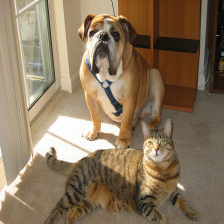
#> input picture python/Jupyter/keras/Activation_Map/test/test.jpg, 224 x 224 px, given in place of test.jpgShark2.jpg, which was not available
$ python -i Scale_Invariant_Feature_Transform.py   (imports and definitions only)   (Python 2 division)
#> lines starting #> are read from the running program, lines starting #| are printed output that depends on the picture; pictures that were not available may be replaced by others from this repository, and a replacement may not be noted
import cv2
import numpy as np
import matplotlib.pylab as plt

class scale_invariant_feature_transform():

    def __init__(self, path):

        self.keypointsImage1 = None
        self.keypointsImage2 = None
        self.matchResult = None
        self.combineImage = None

        self.path = path

        self.isCal = False


    def setPath(self, path):
        self.path = path


    def keypoints_calculate(self):
        image1 = cv2.imread(self.path + 'Shark2.jpg', 0)
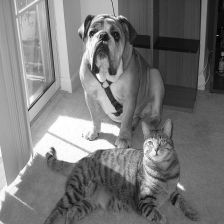
#> image1: shape (224, 224); min 1, max 255, mean 119.3
        image2 = cv2.imread(self.path + 'Shark1.jpg', 0)

        ########################## find keypoint ##########################

        sift = cv2.xfeatures2d.SIFT_create()

        keypoint1, des1 = sift.detectAndCompute(image1, None)
#> keypoint1 = 376 keypoints; strongest (x, y, size): (53, 150, 3), (92, 33, 3.4), (98, 75, 2.4), (90, 29, 2.3)
        keypoint2, des2 = sift.detectAndCompute(image2, None)
#> keypoint2 has the same summary as keypoint1

        keypoint1, des1 = zip(*sorted(zip(keypoint1, des1), key = lambda x: x[0].size, reverse = True)[:200])
#> keypoint1 = 200 keypoints; strongest (x, y, size): (53, 150, 3), (92, 33, 3.4), (92, 43, 8.4), (89, 18, 4.4); des1 = 200 items
        keypoint2, des2 = zip(*sorted(zip(keypoint2, des2), key = lambda x: x[0].size, reverse = True)[:200])
#> keypoint2 has the same summary as keypoint1; des2 = 200 items

        keypoint1, des1 = np.array(keypoint1), np.array(des1)
        keypoint2, des2 = np.array(keypoint2), np.array(des2)

        ########################## find keypoint ##########################

        flann = cv2.FlannBasedMatcher(dict(algorithm = 1, trees = 5), dict(checks = 50))

        matches = flann.knnMatch(des1, des2, k = 2)
#> matches = 200 matches
        goodMatch = [m for m, n in matches if m.distance < 0.7 * n.distance]
#> goodMatch = 200 matches

        ########################## combine Image ##########################

        source_points = np.float32([keypoint1[m.queryIdx].pt for m in goodMatch]).reshape(-1, 1, 2)
#> source_points = 200 rows, first 8: [70.42, 137.7], [55.4, 99.5], [177.7, 96.04], [129.1, 194.9], [122.4, 30.51], [131.5, 135.9], [150.9, 150.2], [92.54, 163.7]
        destination_points = np.float32([keypoint2[m.trainIdx].pt for m in goodMatch]).reshape(-1, 1, 2)
#> destination_points has the same summary as source_points
        M, mask = cv2.findHomography(source_points, destination_points, cv2.RANSAC, 5.0)
#> M = [[1, -4.73e-16, 6.89e-14], [-2.15e-16, 1, 3.08e-14], [-1.78e-18, -4.2e-18, 1]]; mask = 200 values from 1 to 1
        combineImage = cv2.warpPerspective(image1, M, (image1.shape[1] + 200, image1.shape[0]))
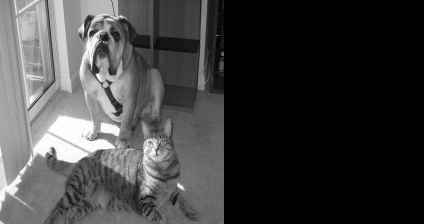
#> combineImage: shape (224, 424); min 0, max 255, mean 63

        ########################### cache Image ###########################

        self.keypointsImage1 = cv2.drawKeypoints(image1, keypoint1, None)
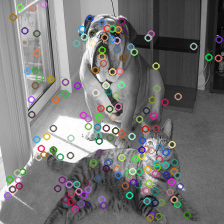
#> self.keypointsImage1: shape (224, 224, 3); mean of channels 0, 1, 2 118.8, 119.4, 119.7; drawn as B, G, R
        self.keypointsImage2 = cv2.drawKeypoints(image2, keypoint2, None)
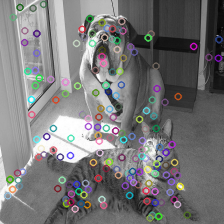
#> self.keypointsImage2: shape (224, 224, 3); mean of channels 0, 1, 2 120.3, 119.5, 119.9; drawn as B, G, R
        self.matchResult = cv2.drawMatchesKnn(self.keypointsImage1, keypoint1, self.keypointsImage2, keypoint2, np.expand_dims(goodMatch, 1), None)
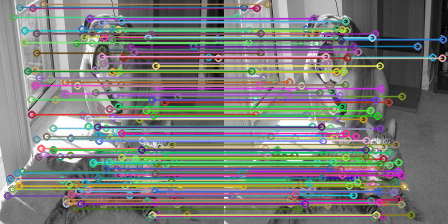
#> self.matchResult: shape (224, 448, 3); mean of channels 0, 1, 2 122.4, 124.6, 123.4; drawn as B, G, R
        self.combineImage = combineImage

        self.isCal = True


    def find_keypoints(self):
        if self.isCal == False:
            self.keypoints_calculate()

        cv2.imshow("find_keypoints (Shark2.jpg)", self.keypointsImage1)
        cv2.imshow("find_keypoints (Shark1.jpg)", self.keypointsImage2)

        cv2.waitKey(0)
        cv2.destroyAllWindows()


    def matched_keypoints(self):
        if self.isCal == False:
            self.keypoints_calculate()

        cv2.imshow("matched_keypoints", self.matchResult)
        cv2.waitKey(0)
        cv2.destroyAllWindows()


    def matched_images(self):
        if self.isCal == False:
            self.keypoints_calculate()

        cv2.imshow("matched_images", self.combineImage)
        cv2.waitKey(0)
        cv2.destroyAllWindows()

>>> result = scale_invariant_feature_transform('../../../Jupyter/keras/Activation_Map/test/test.jpg').keypoints_calculate()
